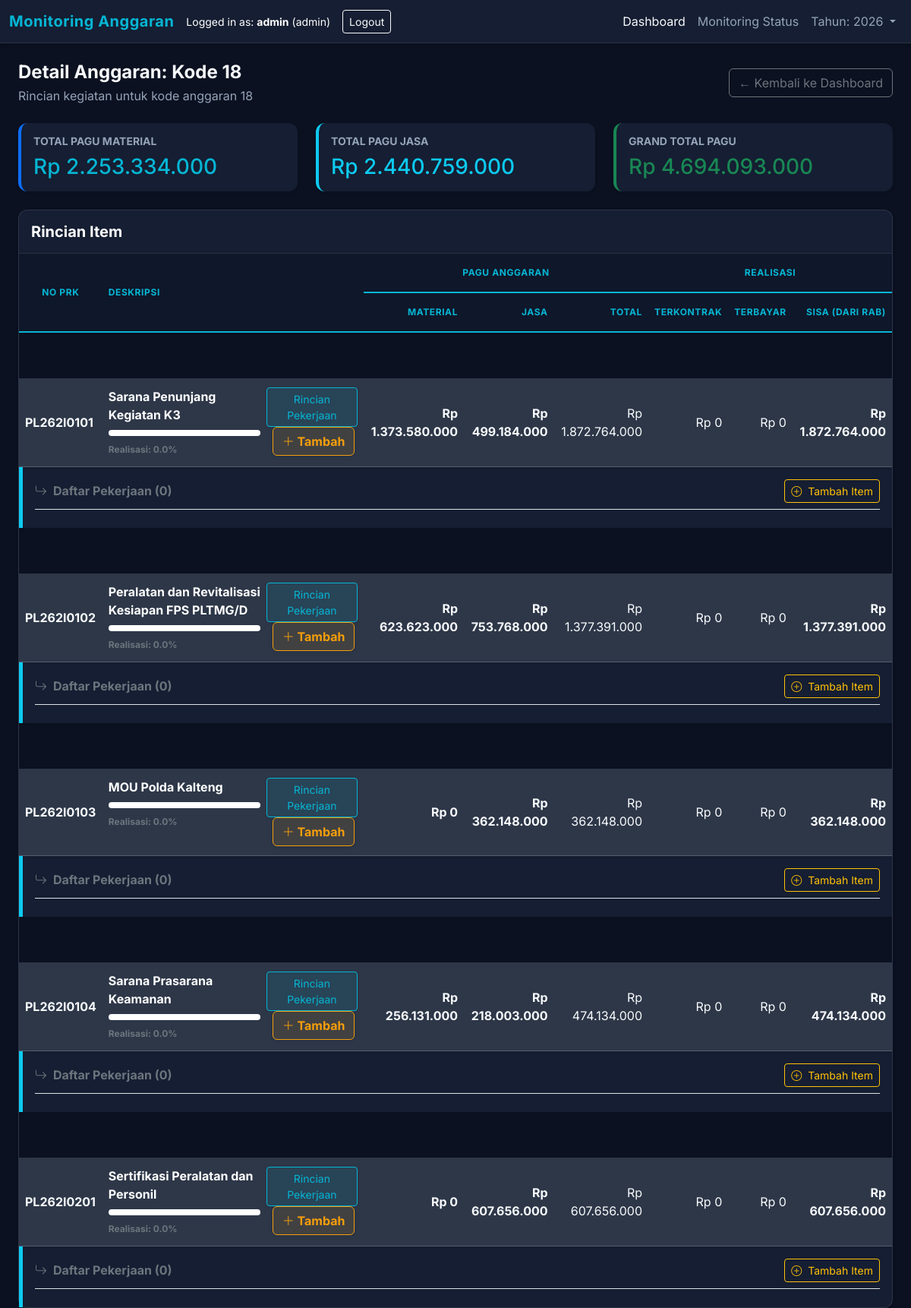
/detail/18 (signed in), run on the app's committed database.
### app/models.py (models this page shows, shortened)
class User(UserMixin, db.Model):
    id = db.Column(db.Integer, primary_key=True)
    username = db.Column(db.String(100), unique=True, nullable=False)
    password_hash = db.Column(db.String(200), nullable=False)
    role = db.Column(db.String(50), nullable=False, default=UserRole.VIEWER)
    def has_permission(self, permission_name):
        if self.role == UserRole.SUPER_ADMIN:
            return True
        permission = Permission.query.filter_by(name=permission_name).first()
        if not permission:
            return False
        role_perm = RolePermission.query.filter_by(
            role=self.role,
            permission_id=permission.id
        ).first()
        return role_perm.is_allowed if role_perm else False

class BudgetLine(db.Model):
    id = db.Column(db.Integer, primary_key=True)
    kode = db.Column(db.String(50), nullable=False)
    no_prk = db.Column(db.String(100), nullable=False)
    deskripsi = db.Column(db.String(255), nullable=False)
    tahun = db.Column(db.Integer, nullable=False, default=2026)
    pagu_material = db.Column(db.Float, default=0)
    pagu_jasa = db.Column(db.Float, default=0)
    pagu_total = db.Column(db.Float, default=0)
    usulan_rab_rp = db.Column(db.Float, default=0)
    terkontrak_rp = db.Column(db.Float, default=0)
    terbayar_rp = db.Column(db.Float, default=0)
    ellipse_rp = db.Column(db.Float, default=0)
    order_index = db.Column(db.Integer, default=0)

### app/routes/main.py (the view)
@bp.route('/detail/<kode>')
def detail(kode):
    items = BudgetLine.query.filter_by(kode=kode).all()
    total_pagu_material = sum(item.pagu_material for item in items)
    total_pagu_jasa = sum(item.pagu_jasa for item in items)
    total_pagu_total = sum(item.pagu_total for item in items)
    return render_template('detail.html',
                           items=items,
                           kode=kode,
                           total_pagu_material=total_pagu_material,
                           total_pagu_jasa=total_pagu_jasa,
                           total_pagu_total=total_pagu_total)

### app/templates/detail.html (shortened to what this page needs)
{% extends 'base.html' %}
{% block content %}
<div class="d-flex justify-content-between align-items-center mb-4">
    <div>
        <h4 class="fw-bold mb-1">Detail Anggaran: Kode {{ kode }}</h4>
        <p class="text-muted mb-0">Rincian kegiatan untuk kode anggaran {{ kode }}</p>
    </div>
    <a href="/" class="btn btn-outline-secondary">
        &larr; Kembali ke Dashboard
    </a>
</div>
<div class="row mb-4">
    <div class="col-md-4">
        <div class="card shadow-sm border-0 border-start border-4 border-primary h-100">
            <div class="card-body">
                <h6 class="text-uppercase text-muted small fw-bold">Total Pagu Material</h6>
                <h3 class="mb-0 text-primary">Rp {{ total_pagu_material|ribuan }}</h3>
            </div>
        </div>
    </div>
    <div class="col-md-4">
        <div class="card shadow-sm border-0 border-start border-4 border-info h-100">
            <div class="card-body">
                <h6 class="text-uppercase text-muted small fw-bold">Total Pagu Jasa</h6>
                <h3 class="mb-0 text-info">Rp {{ total_pagu_jasa|ribuan }}</h3>
            </div>
        </div>
    </div>
    <div class="col-md-4">
        <div class="card shadow-sm border-0 border-start border-4 border-success h-100">
            <div class="card-body">
                <h6 class="text-uppercase text-muted small fw-bold">Grand Total Pagu</h6>
                <h3 class="mb-0 text-success">Rp {{ total_pagu_total|ribuan }}</h3>
            </div>
        </div>
    </div>
</div>
<div class="card shadow-sm">
    <div class="card-header bg-transparent py-3 border-bottom border-secondary" style="--bs-border-opacity: .2;">
        <h5 class="mb-0 fw-bold text-white">Rincian Item</h5>
    </div>
    <div class="card-body p-0">
        <div class="table-responsive">
            <table class="table table-borderless mb-0" style="border-collapse: separate; border-spacing: 0;">
                <thead class="text-white bg-transparent" style="border-bottom: 2px solid rgba(255,255,255,0.1);">
                    <tr>
                        <th rowspan="2" class="align-middle text-center">No PRK</th>
                        <th rowspan="2" class="align-middle">Deskripsi</th>
                        <th colspan="3" class="text-center">Pagu Anggaran</th>
                        <th colspan="3" class="text-center">Realisasi</th>
                    </tr>
                    <tr>
                        <th class="text-end">Material</th>
                        <th class="text-end">Jasa</th>
                        <th class="text-end">Total</th>
                        <th class="text-end">Terkontrak</th>
                        <th class="text-end">Terbayar</th>
                        <th class="text-end">Sisa (dari RAB)</th>
                    </tr>
                </thead>
                <tbody>
                    {% for item in items %}
                    <tr style="height: 60px; background-color: var(--bg-dark); border: transparent;">
                        <td colspan="12" style="border: none;"></td>
                    </tr>
                    <tr class="align-middle border border-secondary shadow-sm"
                        style="background-color: #2d3748; color: white; border-left: 5px solid var(--accent-primary) !important;">
                        <td class="text-nowrap fw-bold">{{ item.no_prk }}</td>
                        <td>
                            <div class="d-flex justify-content-between align-items-start">
                                <div>
                                    <div class="fw-bold text-white">{{ item.deskripsi }}</div>
                                    {% if item.pagu_total > 0 %}
                                    {% set percent = (item.ellipse_rp / item.pagu_total) * 100 %}
                                    {% else %}
                                    {% set percent = 0 %}
                                    {% endif %}
                                    <div class="progress mt-2 mb-1 bg-white" style="height: 8px; width: 200px;">
                                    </div>
                                    <small class="text-secondary fw-bold" style="font-size: 0.75rem;">Realisasi: {{
                                        "{:.1f}".format(percent) }}%</small>
                                </div>
                                <div class="ms-2">
                                    <button class="btn btn-sm btn-primary shadow-sm" type="button"
                                        data-bs-toggle="collapse" data-bs-target="#jobs-{{ item.id }}"
                                        aria-expanded="false">
                                        Rincian Pekerjaan
                                    </button>
                                    {% if current_user.has_permission('add_job') %}
                                    <button class="btn btn-warning shadow-sm ms-2 fw-bold" type="button"
                                        onclick="openAddJobModal('{{ item.id }}', '{{ item.no_prk }}')"
                                        style="box-shadow: 0 0 10px rgba(245, 158, 11, 0.5);">
                                        <i class="bi bi-plus-lg"></i> Tambah
                                    </button>
                                    {% endif %}
                                </div>
                            </div>
                        <td class="text-end fw-bold text-white">Rp {{ item.pagu_material|ribuan }}</td>
                        <td class="text-end fw-bold text-white">Rp {{ item.pagu_jasa|ribuan }}</td>
                        <td class="text-end fw-extrabold text-white">Rp {{ item.pagu_total|ribuan }}</td>
                        <td class="text-end text-white">Rp {{ item.terkontrak_rp|ribuan }}</td>
                        <td class="text-end text-white">Rp {{ item.terbayar_rp|ribuan }}</td>
                        <td class="text-end fw-bold text-white">Rp {{ (item.pagu_total - item.usulan_rab_rp)|ribuan }}
                        </td>
                    </tr>
                    <tr class="collapse show" id="jobs-{{ item.id }}">
                        <td colspan="12" class="p-0 border-0">
                            <div
                                class="card card-body bg-transparent rounded-0 border-0 p-3 shadow-sm border-start border-5 border-info">
                                <div class="d-flex justify-content-between align-items-center border-bottom pb-2 mb-2">
                                    <h6 class="fw-bold mb-0 text-secondary">
                                        <i class="bi bi-arrow-return-right me-2"></i>Daftar Pekerjaan ({{
                                        item.jobs|length }})
                                    </h6>
                                    {% if current_user.has_permission('add_job') %}
                                    <button class="btn btn-sm btn-outline-warning"
                                        onclick="openAddJobModal('{{ item.id }}', '{{ item.no_prk }}')">
                                        <i class="bi bi-plus-circle me-1"></i> Tambah Item
                                    </button>
                                    {% endif %}
                                </div>
                            </div>
                        </td>
                    </tr>
                    {% endfor %}
                </tbody>
            </table>
        </div>
    </div>
</div>
{% endblock %}

### app/templates/base.html (shortened to what this page needs)
<!DOCTYPE html>
<html lang="id">
<head>
    <link href="https://cdn.jsdelivr.net/npm/bootstrap@5.3.0/dist/css/bootstrap.min.css" rel="stylesheet">
    <link rel="stylesheet" href="{{ url_for('static', filename='style.css') }}">
    <link rel="stylesheet" href="https://cdn.jsdelivr.net/npm/bootstrap-icons@1.7.2/font/bootstrap-icons.css">
</head>
<body>
    <nav class="navbar navbar-expand-lg navbar-dark mb-4">
        <div class="container-fluid">
            <span class="navbar-brand mb-0 h1">Monitoring Anggaran</span>
            <div class="d-flex align-items-center">
                {% if current_user.is_authenticated %}
                <span class="text-white me-3">
                    <small>Logged in as: <strong>{{ current_user.username }}</strong> ({{ current_user.role }})</small>
                </span>
                <a href="{{ url_for('auth.logout') }}" class="btn btn-sm btn-outline-light">Logout</a>
                {% else %}
                <a href="{{ url_for('auth.login') }}" class="btn btn-sm btn-outline-light">Login</a>
                {% endif %}
            </div>
            <div class="collapse navbar-collapse" id="navbarNav">
                <ul class="navbar-nav ms-auto">
                    <li class="nav-item">
                        <a class="nav-link active" href="/">Dashboard</a>
                    </li>
                    {% if current_user.is_authenticated %}
                    <li class="nav-item">
                        <a class="nav-link" href="{{ url_for('main.monitoring') }}">Monitoring Status</a>
                    </li>
                    <li class="nav-item dropdown">
                        <a class="nav-link dropdown-toggle" href="#" id="yearDropdown" role="button"
                            data-bs-toggle="dropdown" aria-expanded="false">
                            Tahun: {{ session.get('year', 2026) }}
                        </a>
                    </li>
                    {% endif %}
                </ul>
            </div>
        </div>
    </nav>
    <div class="container-fluid px-4">
        {% block content %}{% endblock %}
    </div>
</body>
</html>

### app/static/style.css (style rules this page uses)
:root { --bg-dark: #0B1120; --bg-card: #151e32; --bg-card-hover: #1e293b; --text-main: #F8FAFC; --text-muted: #94A3B8; --accent-primary: #06B6D4; --accent-success: #10B981; --accent-warning: #F59E0B; --accent-danger: #EF4444; --border-color: rgba(255, 255, 255, 0.1); }
body { background-color: var(--bg-dark); font-family: 'Inter', sans-serif; color: var(--text-main); }
.navbar { background-color: var(--bg-card) !important; border-bottom: 1px solid var(--border-color); box-shadow: 0 4px 6px -1px rgba(0, 0, 0, 0.1), 0 2px 4px -1px rgba(0, 0, 0, 0.06); }
.navbar-brand { font-weight: 700; color: var(--accent-primary) !important; letter-spacing: 0.5px; }
.nav-link { color: var(--text-muted) !important; transition: color 0.2s; }
.nav-link:hover, .nav-link.active { color: var(--text-main) !important; }
.card { background-color: var(--bg-card); border: 1px solid var(--border-color); border-radius: 0.75rem; background-color: var(--bg-card); border: 1px solid var(--border-color); border-radius: 0.75rem; box-shadow: 0 4px 6px -1px rgba(0, 0, 0, 0.1); color: var(--text-main); }
.card-header { background-color: transparent !important; border-bottom: 1px solid rgba(255, 255, 255, 0.05); color: var(--text-main); padding-top: 1.25rem; padding-bottom: 1.25rem; }
.table { color: var(--text-main); border-color: var(--border-color); --bs-table-bg: transparent; }
.table> :not(caption)>*>* { background-color: transparent; border-bottom-color: var(--border-color); }
.table thead th { color: var(--accent-primary); background-color: rgba(15, 23, 42, 0.95) !important; border-bottom: 2px solid var(--accent-primary); text-transform: uppercase; font-size: 0.75rem; letter-spacing: 0.05em; padding-top: 1rem; padding-bottom: 1rem; vertical-align: middle; }
.table tbody td { color: var(--text-main) !important; padding-top: 0.75rem; padding-bottom: 0.75rem; border-bottom: 1px solid rgba(255, 255, 255, 0.2); }
.btn-primary { background-color: rgba(6, 182, 212, 0.1); border: 1px solid var(--accent-primary); color: var(--accent-primary); transition: all 0.3s ease; }
.btn-warning { background-color: rgba(245, 158, 11, 0.1); border: 1px solid var(--accent-warning); color: var(--accent-warning); }
.text-primary { color: var(--accent-primary) !important; }
.text-muted { color: var(--text-muted) !important; }

### data on the page
User: username "admin", role "admin"
BudgetLine: no_prk "PL262I0101", deskripsi "Sarana Penunjang Kegiatan K3", percent "0.0", pagu_material|ribuan "1.373.580.000", pagu_jasa|ribuan "499.184.000", pagu_total|ribuan "1.872.764.000", terkontrak_rp|ribuan "0", terbayar_rp|ribuan "0", (item.pagu_total-item.usulan_rab_rp)|ribuan "1.872.764.000", jobs|length "0"
BudgetLine: no_prk "PL262I0102", deskripsi "Peralatan dan Revitalisasi Kesiapan FPS PLTMG/D", percent "0.0", pagu_material|ribuan "623.623.000", pagu_jasa|ribuan "753.768.000", pagu_total|ribuan "1.377.391.000", terkontrak_rp|ribuan "0", terbayar_rp|ribuan "0", (item.pagu_total-item.usulan_rab_rp)|ribuan "1.377.391.000", jobs|length "0"
BudgetLine: no_prk "PL262I0103", deskripsi "MOU Polda Kalteng", percent "0.0", pagu_material|ribuan "0", pagu_jasa|ribuan "362.148.000", pagu_total|ribuan "362.148.000", terkontrak_rp|ribuan "0", terbayar_rp|ribuan "0", (item.pagu_total-item.usulan_rab_rp)|ribuan "362.148.000", jobs|length "0"
BudgetLine: no_prk "PL262I0104", deskripsi "Sarana Prasarana Keamanan", percent "0.0", pagu_material|ribuan "256.131.000", pagu_jasa|ribuan "218.003.000", pagu_total|ribuan "474.134.000", terkontrak_rp|ribuan "0", terbayar_rp|ribuan "0", (item.pagu_total-item.usulan_rab_rp)|ribuan "474.134.000", jobs|length "0"
BudgetLine: no_prk "PL262I0201", deskripsi "Sertifikasi Peralatan dan Personil", percent "0.0", pagu_material|ribuan "0", pagu_jasa|ribuan "607.656.000", pagu_total|ribuan "607.656.000", terkontrak_rp|ribuan "0", terbayar_rp|ribuan "0", (item.pagu_total-item.usulan_rab_rp)|ribuan "607.656.000", jobs|length "0"

### other printed values
{{ session.get('year', 2026) }} "2026"
{{ kode }} "18"
{{ total_pagu_material|ribuan }} "2.253.334.000"
{{ total_pagu_jasa|ribuan }} "2.440.759.000"
{{ total_pagu_total|ribuan }} "4.694.093.000"
